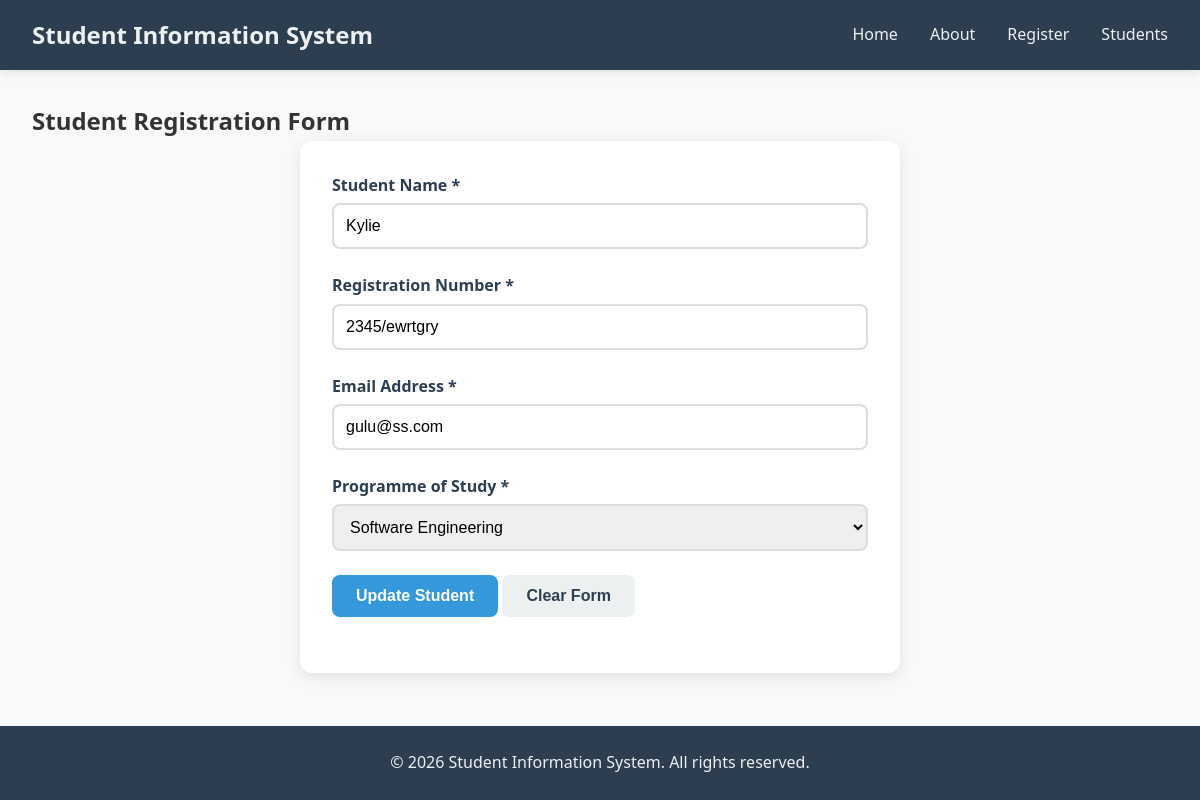
The app's page /update/4, older data.
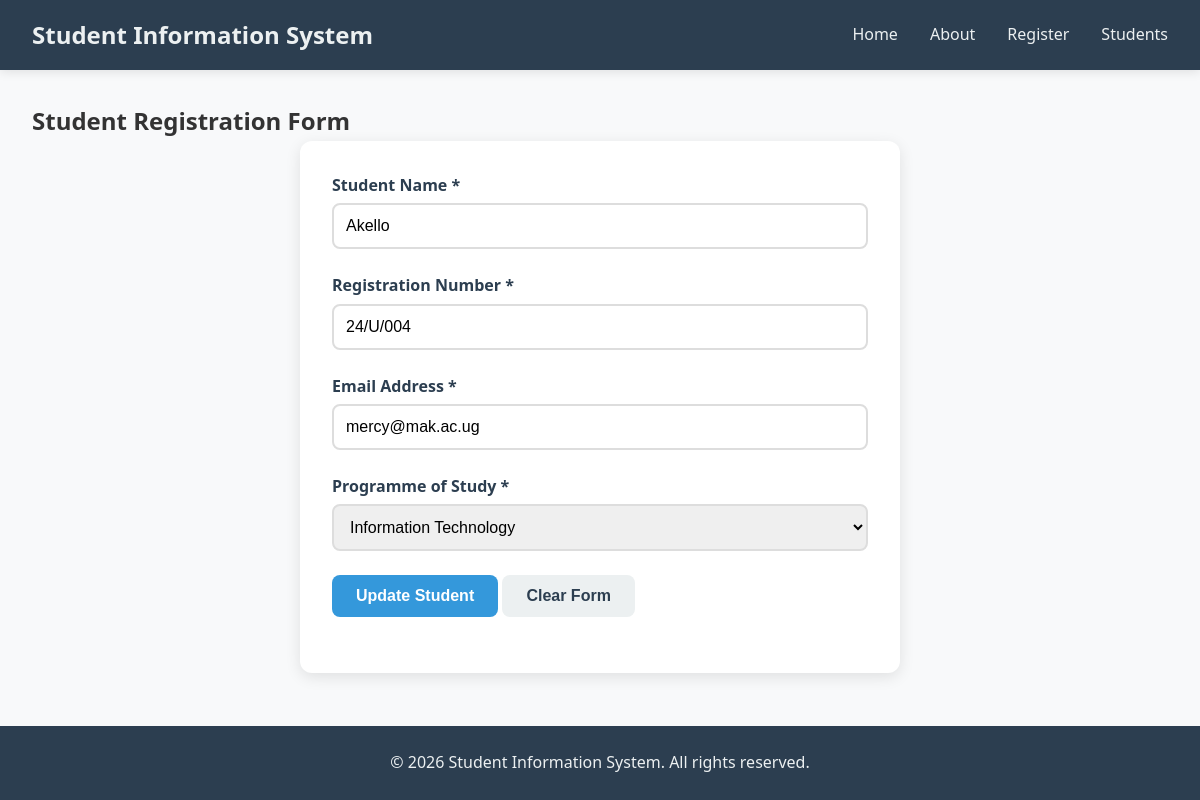
The same page, newer data.
### models.py (models this page shows, shortened)
class Student(db.Model):
    __tablename__ = 'students'
    id = db.Column(db.Integer, primary_key=True)
    student_name = db.Column(db.String(100), nullable=False)
    registration_number = db.Column(db.String(50), unique=True, nullable=False)
    email = db.Column(db.String(100), unique=True, nullable=False)
    programme = db.Column(db.String(100), nullable=False)
    registration_date = db.Column(db.DateTime, default=datetime.utcnow)
    is_active = db.Column(db.Boolean, default=True)

### app.py (the view, shortened to what this page needs)
@app.route('/update/<id>', methods=['GET', 'POST'])
def update_student(id):
    student = get_student_by_id(id)
    if student:
        return render_template('edit_student.html', student=student[0])
    else:
        flash('Student not found!', 'error')
        return redirect(url_for('students_list'))

### database.py (called while the page is built)
def get_student_by_id(id):
    return Student.query.filter_by(id = id).all()

### templates/edit_student.html (shortened to what this page needs)
{% extends "base.html" %}
{% block content %}
    <section class="register-page">
        <h2>Student Registration Form</h2>
        <div class="form-container">
            <form method="POST" class="registration-form">
                <div class="form-group">
                    <label for="student_name">Student Name *</label>
                    <input type="text" id="student_name" name="student_name" value = {{student.student_name}}
                           placeholder="Enter your full name" required>
                </div>
                <div class="form-group">
                    <label for="registration_number">Registration Number *</label>
                    <input type="text" id="registration_number" name="registration_number" value = {{student.registration_number}}
                           placeholder="e.g., 24/U/001" required>
                </div>
                <div class="form-group">
                    <label for="email">Email Address *</label>
                    <input type="email" id="email" name="email" value = {{student.email}}
                           placeholder="you@mak.ac.ug" required>
                </div>
                <div class="form-group">
                    <label for="programme">Programme of Study *</label>
                     <select id="programme" name="programme" required>
                        <option value="Software Engineering" {% if student.programme == 'Software Engineering' %}selected{% endif %}>Software Engineering</option>
                        <option value="Information Technology" {% if student.programme == 'Information Technology' %}selected{% endif %}>Information Technology</option>
                    </select>
                </div>
                <div class="form-group">
                    <button type="submit" class="btn btn-primary">Update Student</button>
                    <button type="reset" class="btn btn-secondary">Clear Form</button>
                </div>
            </form>
        </div>
    </section>
{% endblock %}

Row changes from the older to the newer data that the page shows:
changed Student: registration_number "2345/ewrtgry" → "24/U/004"; email "gulu@ss.com" → "mercy@mak.ac.ug"; programme "Software Engineering" → "Information Technology"
Text that changed along with them:
form field student_name: "Kylie" → "Akello"
